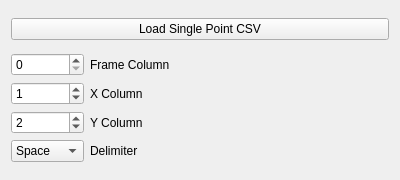
<?xml version="1.0" encoding="UTF-8"?>
<ui version="4.0">
 <class>CSVPointImport_Widget</class>
 <widget class="QWidget" name="CSVPointImport_Widget">
  <property name="geometry">
   <rect>
    <x>0</x>
    <y>0</y>
    <width>400</width>
    <height>180</height>
   </rect>
  </property>
  <property name="windowTitle">
   <string>CSV Point Import</string>
  </property>
  <layout class="QVBoxLayout" name="verticalLayout">
   <item>
    <widget class="QPushButton" name="load_single_csv_button">
     <property name="text">
      <string>Load Single Point CSV</string>
     </property>
    </widget>
   </item>
   <item>
    <layout class="QGridLayout" name="gridLayout">
     <item row="0" column="0">
      <widget class="QSpinBox" name="frame_column_spinbox">
       <property name="value">
        <number>0</number>
       </property>
      </widget>
     </item>
     <item row="0" column="1">
      <widget class="QLabel" name="label_frame_column">
       <property name="text">
        <string>Frame Column</string>
       </property>
      </widget>
     </item>
     <item row="0" column="2">
      <spacer name="horizontalSpacer_columns1">
       <property name="orientation">
        <enum>Qt::Orientation::Horizontal</enum>
       </property>
       <property name="sizeHint" stdset="0">
        <size>
         <width>40</width>
         <height>20</height>
        </size>
       </property>
      </spacer>
     </item>
     <item row="1" column="0">
      <widget class="QSpinBox" name="x_column_spinbox">
       <property name="value">
        <number>1</number>
       </property>
      </widget>
     </item>
     <item row="1" column="1">
      <widget class="QLabel" name="label_x_column">
       <property name="text">
        <string>X Column</string>
       </property>
      </widget>
     </item>
     <item row="1" column="2">
      <spacer name="horizontalSpacer_columns2">
       <property name="orientation">
        <enum>Qt::Orientation::Horizontal</enum>
       </property>
       <property name="sizeHint" stdset="0">
        <size>
         <width>40</width>
         <height>20</height>
        </size>
       </property>
      </spacer>
     </item>
     <item row="2" column="0">
      <widget class="QSpinBox" name="y_column_spinbox">
       <property name="value">
        <number>2</number>
       </property>
      </widget>
     </item>
     <item row="2" column="1">
      <widget class="QLabel" name="label_y_column">
       <property name="text">
        <string>Y Column</string>
       </property>
      </widget>
     </item>
     <item row="2" column="2">
      <spacer name="horizontalSpacer_columns3">
       <property name="orientation">
        <enum>Qt::Orientation::Horizontal</enum>
       </property>
       <property name="sizeHint" stdset="0">
        <size>
         <width>40</width>
         <height>20</height>
        </size>
       </property>
      </spacer>
     </item>
     <item row="3" column="0">
      <widget class="QComboBox" name="delimiter_combo">
       <item>
        <property name="text">
         <string>Space</string>
        </property>
       </item>
       <item>
        <property name="text">
         <string>Comma</string>
        </property>
       </item>
      </widget>
     </item>
     <item row="3" column="1">
      <widget class="QLabel" name="label_delimiter">
       <property name="text">
        <string>Delimiter</string>
       </property>
      </widget>
     </item>
     <item row="3" column="2">
      <spacer name="horizontalSpacer_delimiter">
       <property name="orientation">
        <enum>Qt::Orientation::Horizontal</enum>
       </property>
       <property name="sizeHint" stdset="0">
        <size>
         <width>40</width>
         <height>20</height>
        </size>
       </property>
      </spacer>
     </item>
    </layout>
   </item>
  </layout>
 </widget>
 <resources/>
 <connections/>
</ui>
